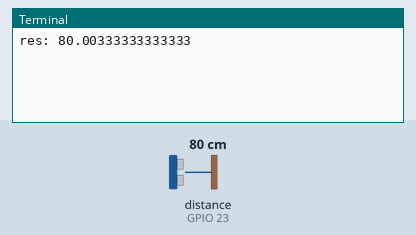
Recording of a program running on a simulated Raspberry Pi (BCM pin numbers). On the bench: the last lines printed to the terminal. The inputs (shaded band) are chosen by the test bench; at power-on: distance to the obstacle (sensor on GPIO 23) 80 cm. The echo pulse lasts 58.3 µs per cm; the clock reads 2024-03-15 10:24:30 at power-on unless the program sets it.

Above: at 1.2 s.
1.3 s: distance to the obstacle (sensor on GPIO 23) set to 2 cm
At 2.6 s:
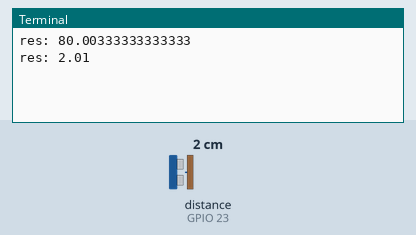
2.8 s: distance to the obstacle (sensor on GPIO 23) set to 4 cm
At 4.4 s:
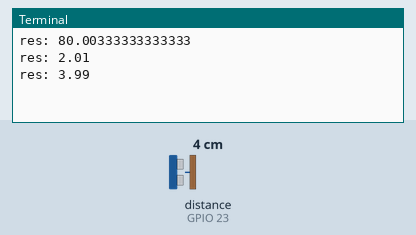
Timing chart, 0 to 5.9 s (numbered marks = the images above; inputs shaded):
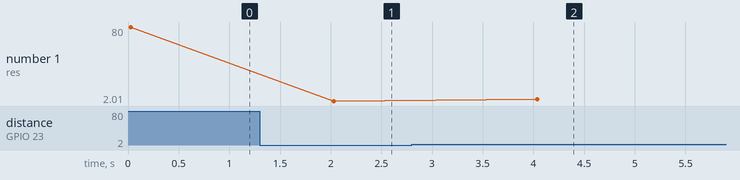

Measured:
- after the input at 1.3 s, the terminal: prints a new line after 0.73 s (image 1)
- after the input at 2.8 s, the terminal: prints a new line after 1.2 s (image 2)
- plotted number 1: 80 → 2.01 after the input at 1.3 s, 2.01 → 3.99 after the input at 2.8 s

The program:

distance_driver_model.py
```python
import RPi.GPIO as GPIO
import time


class DistanceDriver:
    TRIG = 24
    ECHO = 23
    RED_LED = 26
    pwm = None
    INTERVAL = 5

    def distanceInit(self):
        """使能GPIO串口"""
        GPIO.setmode(GPIO.BCM)
        GPIO.setup(self.TRIG, GPIO.OUT)
        GPIO.setup(self.ECHO, GPIO.IN)

    def distanceStart(self):
        """测距"""
        # 发送trig信号，持续10us的方波脉冲
        GPIO.output(self.TRIG, True)
        time.sleep(0.00001)
        GPIO.output(self.TRIG, False)

        # 等待低电平结束，然后记录时间
        while GPIO.input(self.ECHO) == 0:
            pass
        pulse_start = time.time()

        # 等待高电平结束，然后记录时间
        while GPIO.input(self.ECHO) == 1:
            pass
        pulse_end = time.time()

        # 距离(单位:m)  =  (pulse_end – pulse_start) * 声波速度 / 2
        # 声波速度取 343m/s
        #
        # 距离(单位:cm) = (pulse_end – pulse_start) * 声波速度 / 2 * 100
        # 即 (pulse_end – pulse_start) * 17150
        pulse_duration = pulse_end - pulse_start
        distance = pulse_duration * 17150
        distance = round(distance, 2)
        # print("Distance:{}cm".format(distance))
        return distance

    def ledStart(self):
        """LED闪烁"""
        GPIO.setup(self.RED_LED, GPIO.OUT)
        # 创建一个 PWM 实例，需要两个参数，第一个是GPIO端口号，这里用26号
        # 第二个是频率（Hz），频率越高LED看上去越不会闪烁，相应对CPU要求就越高，设置合适的值就可以
        self.pwm = GPIO.PWM(self.RED_LED, 60)

        # 启用PWM，参数是占空比，范围：0.0<=占空比<=100.0
        self.pwm.start(0)
        for i in range(3):
            # 电流从小到大，LED由暗到亮
            for i in range(101):
                # 更改占空比
                self.pwm.ChangeDutyCycle(i)
                time.sleep(0.02)

            # 电流从大到小，LED由亮变暗
            for i in range(100, -1, -1):
                self.pwm.ChangeDutyCycle(i)
                time.sleep(0.02)
        self.pwm.stop()

    def get_distance(self):
        try:
            self.distanceInit()
            distance = self.distanceStart()
            return distance
        except KeyboardInterrupt:
            if self.pwm is not None:
                self.pwm.stop()
            GPIO.cleanup()


enable_distance_driver = DistanceDriver()

if __name__ == '__main__':
    while True:
        disce_list = []
        for i in range(5):
            disce_list.append(enable_distance_driver.get_distance())
        disce_list.sort()
        disce_list.remove(disce_list[0])
        disce_list.remove(disce_list[-1])
        res = 0
        for i in disce_list:
            res += i
        res = res / len(disce_list)
        print('res:', res)
        time.sleep(2)
```
